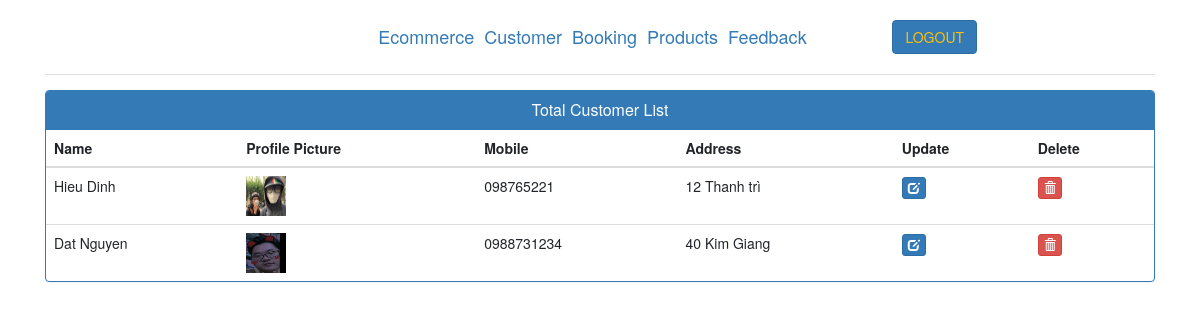
/view-customer (signed in), run on the app's committed database.
### ecom/models.py (models this page shows, shortened)
class Customer(models.Model):
    user=models.OneToOneField(User,on_delete=models.CASCADE)
    profile_pic= models.ImageField(upload_to='profile_pic/CustomerProfilePic/',null=True,blank=True)
    address = models.CharField(max_length=40)
    mobile = models.CharField(max_length=20,null=False)
    @property
    def get_name(self):
        return self.user.first_name+" "+self.user.last_name

### ecom/views.py (the view)
# urls.py: path('view-customer', views.view_customer_view,name='view-customer'),
@login_required(login_url='adminlogin')
def view_customer_view(request):
    customers=models.Customer.objects.all()
    return render(request,'ecom/view_customer.html',{'customers':customers})

### templates/ecom/view_customer.html (shortened to what this page needs)
{% extends 'ecom/admin_base.html' %}
{% load static %}
{% block content %}
<head>
  <link href="//netdna.bootstrapcdn.com/bootstrap/3.0.0/css/bootstrap.min.css" rel="stylesheet" id="bootstrap-css">
</head>
<div class="container">
  <div class="panel panel-primary">
    <div class="panel-heading">
      <h6 class="panel-title">Total Customer List</h6>
    </div>
    <table class="table table-hover" id="dev-table">
      <thead>
        <tr>
          <th>Name</th>
          <th>Profile Picture</th>
          <th>Mobile</th>
          <th>Address</th>
          <th>Update</th>
          <th>Delete</th>
        </tr>
      </thead>
      {% for c in customers %}
      <tr>
        <td> {{c.get_name}}</td>
        <td> <img src="{% static c.profile_pic.url %}" alt="Profile Pic" height="40px" width="40px" /></td>
        <td>{{c.mobile}}</td>
        <td>{{c.address}}</td>
        <td><a class="btn btn-primary btn-xs" href="{% url 'update-customer' c.id  %}"><span class="glyphicon glyphicon-edit"></span></a></td>
        <td><a class="btn btn-danger btn-xs" href="{% url 'delete-customer' c.id  %}"><span class="glyphicon glyphicon-trash"></span></a></td>
      </tr>
      {% endfor %}
    </table>
  </div>
</div>
{% endblock content %}

### templates/ecom/view_customer.html (style rules this page uses)
a:link { text-decoration: none; }
h6 { text-align: center; }

### data on the page
Customer: get_name "Hieu Dinh", profile_pic (picture), mobile "098765221", address "12 Thanh trì"
Customer: get_name "Dat Nguyen", profile_pic (picture), mobile "0988731234", address "40 Kim Giang"
